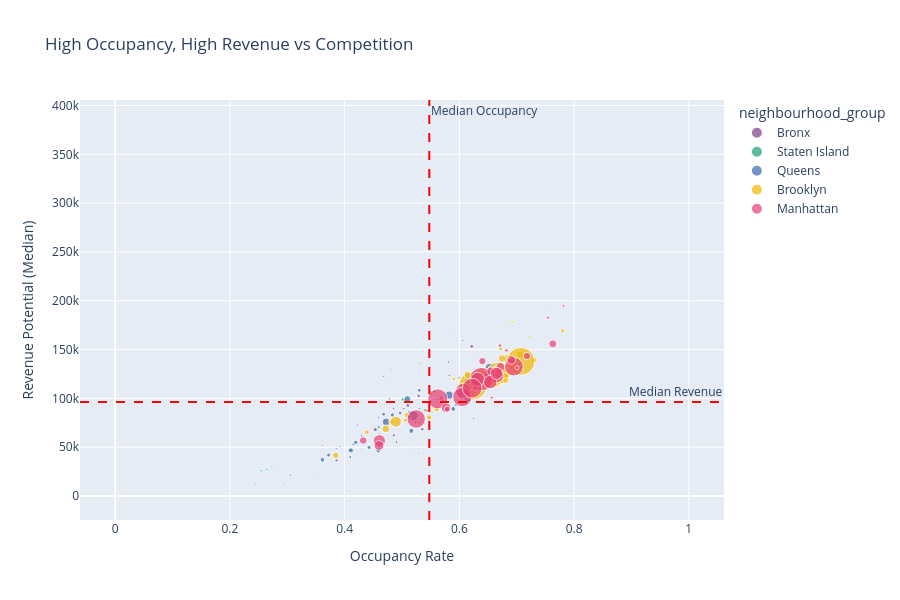

The notebook cell this image was saved under:
### Markdown cell above
# High revenue + High demand neighbourhoods

### Code cell
neighborhood_analysis = df.groupby('neighbourhood').agg({
    'price': 'median',
    'occupancy_rate': 'mean',
    'neighbourhood': 'count',
    'estimated_revenue': 'median',
    'number_of_reviews': 'mean',
    'neighbourhood_group': 'first'
}).rename(columns={'neighbourhood': 'listing_count'})

neighborhood_analysis['revenue_per_listing'] = (
    neighborhood_analysis['estimated_revenue'] / neighborhood_analysis['listing_count']
)

fig = px.scatter(
    neighborhood_analysis.reset_index(),
    x='occupancy_rate',         
    y='estimated_revenue',     
    size='listing_count',       
    color='neighbourhood_group',
    color_discrete_sequence=px.colors.qualitative.Bold,
    hover_name='neighbourhood',
    hover_data=['price', 'occupancy_rate', 'listing_count'],
    title='High Occupancy, High Revenue vs Competition',
    labels={
        'listing_count': 'Competition (Number of Listings)',
        'estimated_revenue': 'Revenue Potential (Median)',
        'price': 'Median Price',
        'occupancy_rate': 'Occupancy Rate'
    }
)

median_occupancy = neighborhood_analysis['occupancy_rate'].median()
median_revenue = neighborhood_analysis['estimated_revenue'].median()

fig.add_hline(
    y=median_revenue,
    line_dash="dash", line_color="red",
    annotation_text="Median Revenue"
)
fig.add_vline(
    x=median_occupancy,
    line_dash="dash", line_color="red",
    annotation_text="Median Occupancy"
)

fig.update_layout(height=600)
fig.show()


high_potential = neighborhood_analysis[
    (neighborhood_analysis['occupancy_rate'] > median_occupancy) &
    (neighborhood_analysis['estimated_revenue'] > median_revenue)
].copy()

median_competition = neighborhood_analysis['listing_count'].median()
high_potential = high_potential[
    high_potential['listing_count'] < median_competition
].copy()

import json
import requests
import plotly.express as px

geojson = requests.get(
    "https://gist.githubusercontent.com/ix4/ff7603f48283cf06fc4fb3dfb6a0635c/raw/3eae4056c9d4de99f0040b6bedbd9ba547e8d215/nyc.geojson"
).json()

for i, feature in enumerate(geojson["features"]):
    feature["id"] = str(i)

name_to_id = {
    feature["properties"]["neighborhood"]: feature["id"]
    for feature in geojson["features"]
}

high_potential["id"] = high_potential.index.map(name_to_id)

fig_map = px.choropleth_mapbox(
    high_potential,
    geojson=geojson,
    locations="id",
    color="estimated_revenue",
    hover_name=high_potential.index,
    hover_data={
        "listing_count": True,
        "estimated_revenue": True,
        "occupancy_rate": True
    },
    color_continuous_scale="plasma",
    mapbox_style="carto-positron",
    zoom=9.5,
    center={"lat": 40.7128, "lon": -73.96},
    opacity=0.8,
    labels={"estimated_revenue": "Estimated Revenue"}
)

fig_map.update_layout(
    height=700,
    title_text="High-Potential Neighborhoods (High Revenue, High Occupancy, Lower Competition)"
)
fig_map.show()
high_potential_neighborhoods = list(high_potential.index)

### Figure 1 — Plotly figure (JSON) as saved in the notebook; plotly's stock layout.template omitted (floating-point values rounded to 4 significant figures)
{"data": [{"customdata": [[630, 94], [387, 27], [682, 45], [613, 45], [414.5, 22], [689, 41], [612, 59], [603, 49], [278, 5], [705, 122], [426, 76], [928.5, 20], [601, 28], [684, 33], [675, 25], [720, 147], [674, 67], [614, 52], [532.5, 162], [714, 132], [643, 23], [725.5, 46], [798, 45], [658, 41], [593, 144], [595, 18], [579.5, 54], [746, 27], [691, 75], [736, 23], [650, 97], [773, 43], [611, 74], [551, 99], [937, 19], [598, 47], [681, 33], [215, 9], [669, 56], [399, 29], [351, 21], [658, 54], [532, 25], [634, 157], [405, 6], [554, 23], [603.5, 96], [684, 29]], "hovertemplate": "<b>%{hovertext}</b><br><br>neighbourhood_group=Bronx<br>Occupancy Rate=%{x}<br>Revenue Potential (Median)=%{y}<br>Competition (Number of Listings)=%{customdata[1]}<br>Median Price=%{customdata[0]}<extra></extra>", "hovertext": ["Allerton", "Baychester", "Belmont", "Bronxdale", "Castle Hill", "City Island", "Claremont Village", "Clason Point", "Co-op City", "Concourse", "Concourse Village", "East Morrisania", "Eastchester", "Edenwald", "Fieldston", "Fordham", "Highbridge", "Hunts Point", "Kingsbridge", "Longwood", "Melrose", "Morris Heights", "Morris Park", "Morrisania", "Mott Haven", "Mount Eden", "Mount Hope", "North Riverdale", "Norwood", "Olinville", "Parkchester", "Pelham Bay", "Pelham Gardens", "Port Morris", "Riverdale", "Schuylerville", "Soundview", "Spuyten Duyvil", "Throgs Neck", "Tremont", "Unionport", "University Heights", "Van Nest", "Wakefield", "West Farms", "Westchester Square", "Williamsbridge", "Woodlawn"], "legendgroup": "Bronx", "marker": {"color": "rgb(127, 60, 141)", "size": [94, 27, 45, 45, 22, 41, 59, 49, 5, 122, 76, 20, 28, 33, 25, 147, 67, 52, 162, 132, 23, 46, 45, 41, 144, 18, 54, 27, 75, 23, 97, 43, 74, 99, 19, 47, 33, 9, 56, 29, 21, 54, 25, 157, 6, 23, 96, 29], "sizemode": "area", "sizeref": 19.59, "symbol": "circle"}, "mode": "markers", "name": "Bronx", "orientation": "v", "showlegend": true, "type": "scatter", "x": [0.4857, 0.5116, 0.5075, 0.5302, 0.5731, 0.4806, 0.5033, 0.4222, 0.257, 0.5291, 0.5344, 0.3822, 0.2443, 0.3614, 0.5201, 0.6216, 0.5995, 0.3053, 0.568, 0.4967, 0.6328, 0.3853, 0.6065, 0.6248, 0.5103, 0.4788, 0.6225, 0.5371, 0.4904, 0.5612, 0.5477, 0.4673, 0.5501, 0.5241, 0.5932, 0.5319, 0.5872, 0.4177, 0.4853, 0.5537, 0.2668, 0.5824, 0.355, 0.4535, 0.2708, 0.5858, 0.3859, 0.7614], "xaxis": "x", "y": [62320.0, 48906, 96960, 89590, 109600.0, 129748, 89540, 72693, 27360, 102585, 78079, 51289, 12619, 51870, 93380, 153300, 121023, 21300, 100239, 85038, 119196, 48545, 159354, 79475, 92808, 66270, 117331, 137172, 55286, 168150, 71905, 122266, 107000.0, 75628, 168240, 136136, 138620, 29133, 89728, 86430, 25092, 123600.0, 23023, 67997, 32060.0, 130744, 36443, 192482], "yaxis": "y"}, {"customdata": [[889, 9], [629, 49], [429.5, 4], [613, 12], [335, 13], [1042, 1], [690, 39], [571, 60], [731, 13], [808, 7], [317, 10], [1024, 2], [509, 7], [454, 22], [619, 24], [613, 18], [557, 6], [917, 9], [127, 3], [594, 25], [957, 17], [703, 15], [1044, 4], [323, 11], [434.5, 18], [433, 14], [519, 24], [465.5, 8], [424.5, 44], [212, 5], [496.5, 14], [247, 3], [896, 21], [775, 9], [373.5, 16], [732, 124], [641, 63], [824, 7], [605.5, 106], [668, 13], [627, 59], [524, 5], [594, 3], [1025, 3]], "hovertemplate": "<b>%{hovertext}</b><br><br>neighbourhood_group=Staten Island<br>Occupancy Rate=%{x}<br>Revenue Potential (Median)=%{y}<br>Competition (Number of Listings)=%{customdata[1]}<br>Median Price=%{customdata[0]}<extra></extra>", "hovertext": ["Arden Heights", "Arrochar", "Bay Terrace, Staten Island", "Bull's Head", "Castleton Corners", "Chelsea, Staten Island", "Clifton", "Concord", "Dongan Hills", "Eltingville", "Emerson Hill", "Fort Wadsworth", "Graniteville", "Grant City", "Great Kills", "Grymes Hill", "Howland Hook", "Huguenot", "Lighthouse Hill", "Mariners Harbor", "Midland Beach", "New Brighton", "New Dorp", "New Dorp Beach", "New Springville", "Oakwood", "Port Richmond", "Prince's Bay", "Randall Manor", "Richmondtown", "Rosebank", "Rossville", "Shore Acres", "Silver Lake", "South Beach", "St. George", "Stapleton", "Todt Hill", "Tompkinsville", "Tottenville", "West Brighton", "Westerleigh", "Willowbrook", "Woodrow"], "legendgroup": "Staten Island", "marker": {"color": "rgb(17, 165, 121)", "size": [9, 49, 4, 12, 13, 1, 39, 60, 13, 7, 10, 2, 7, 22, 24, 18, 6, 9, 3, 25, 17, 15, 4, 11, 18, 14, 24, 8, 44, 5, 14, 3, 21, 9, 16, 124, 63, 7, 106, 13, 59, 5, 3, 3], "sizemode": "area", "sizeref": 19.59, "symbol": "circle"}, "mode": "markers", "name": "Staten Island", "orientation": "v", "showlegend": true, "type": "scatter", "x": [0.6024, 0.3916, 1, 0.6288, 0.5812, 0.5507, 0.4608, 0.2642, 0.4919, 0.3687, 0.7611, 0, 0.4622, 0.407, 0.6602, 0.6668, 0.3836, 0.4612, 0.7032, 0.4146, 0.2661, 0.6157, 0.9377, 0.4379, 0.6714, 0.6436, 0.4102, 0.5849, 0.2945, 0.6871, 0.5284, 0.6493, 0.5862, 0.5434, 0.4118, 0.5016, 0.478, 0.8348, 0.4596, 0.3311, 0.2547, 0.6784, 0.03288, 0.6712], "xaxis": "x", "y": [193440, 50600, 156800.0, 133176, 58804, 209442, 63875, 27144, 88400, 59792, 95417, 0, 50694, 49246, 145647, 154284, 32083, 124712, 37338, 44880, 28056, 130217, 381060, 100166, 113500.0, 107100.0, 35973, 86468, 11384, 66144, 85400.0, 75582, 229350, 153408, 21330.0, 98955, 99524, 124100, 70451, 57252, 25950, 92224, 8316, 316725], "yaxis": "y"}, {"customdata": [[676, 219], [645, 1851], [554.5, 8], [552, 121], [570.5, 40], [493.5, 30], [699, 26], [232, 9], [732, 119], [738, 78], [714, 48], [620.5, 160], [598, 684], [579, 22], [663, 478], [596, 32], [646, 521], [621, 77], [619, 972], [571, 300], [598, 96], [550.5, 2], [662.5, 138], [496, 43], [682, 10], [396.5, 50], [628, 439], [617.5, 604], [623.5, 48], [971, 21], [666, 83], [794, 66], [557, 64], [880.5, 8], [634, 1133], [550, 251], [557, 67], [813, 7], [734, 150], [638, 145], [601, 232], [507, 217], [661, 895], [641, 183], [593.5, 168], [530, 127], [589, 246], [623, 214], [611, 781], [679.5, 26], [609, 188], [639, 572]], "hovertemplate": "<b>%{hovertext}</b><br><br>neighbourhood_group=Queens<br>Occupancy Rate=%{x}<br>Revenue Potential (Median)=%{y}<br>Competition (Number of Listings)=%{customdata[1]}<br>Median Price=%{customdata[0]}<extra></extra>", "hovertext": ["Arverne", "Astoria", "Bay Terrace", "Bayside", "Bayswater", "Belle Harbor", "Bellerose", "Breezy Point", "Briarwood", "Cambria Heights", "College Point", "Corona", "Ditmars Steinway", "Douglaston", "East Elmhurst", "Edgemere", "Elmhurst", "Far Rockaway", "Flushing", "Forest Hills", "Fresh Meadows", "Glen Oaks", "Glendale", "Hollis", "Holliswood", "Howard Beach", "Jackson Heights", "Jamaica", "Jamaica Estates", "Jamaica Hills", "Kew Gardens", "Kew Gardens Hills", "Laurelton", "Little Neck", "Long Island City", "Maspeth", "Middle Village", "Neponsit", "Ozone Park", "Queens Village", "Rego Park", "Richmond Hill", "Ridgewood", "Rockaway Beach", "Rosedale", "South Ozone Park", "Springfield Gardens", "St. Albans", "Sunnyside", "Whitestone", "Woodhaven", "Woodside"], "legendgroup": "Queens", "marker": {"color": "rgb(57, 105, 172)", "size": [219, 1851, 8, 121, 40, 30, 26, 9, 119, 78, 48, 160, 684, 22, 478, 32, 521, 77, 972, 300, 96, 2, 138, 43, 10, 50, 439, 604, 48, 21, 83, 66, 64, 8, 1133, 251, 67, 7, 150, 145, 232, 217, 895, 183, 168, 127, 246, 214, 781, 26, 188, 572], "sizemode": "area", "sizeref": 19.59, "symbol": "circle"}, "mode": "markers", "name": "Queens", "orientation": "v", "showlegend": true, "type": "scatter", "x": [0.5133, 0.6147, 0.4127, 0.5353, 0.4272, 0.4366, 0.3743, 0.4874, 0.5152, 0.5611, 0.6762, 0.372, 0.5821, 0.4212, 0.5094, 0.2726, 0.6183, 0.5565, 0.5195, 0.6162, 0.5939, 0.005479, 0.53, 0.5474, 0.3847, 0.5294, 0.6025, 0.4723, 0.4592, 0.6027, 0.4099, 0.581, 0.4153, 0.6606, 0.6182, 0.5162, 0.4297, 0.3683, 0.5414, 0.468, 0.5892, 0.4587, 0.653, 0.4831, 0.4426, 0.4096, 0.411, 0.3613, 0.6151, 0.4955, 0.4194, 0.6263], "xaxis": "x", "y": [85305, 105963, 63291, 68448, 47140.0, 55342, 27550.0, 35941, 84832, 98700, 141053, 41970.0, 103249, 69856, 99240.0, 29795, 116490, 107254, 82130.0, 100000.0, 93556, 1232.0, 108293, 92040, 53649, 44040.0, 103376, 75920, 80370.0, 148224, 39856, 137228, 52740.0, 241000.0, 117895, 66722, 61500, 57050, 87780, 83790, 89220, 46512, 131054, 83025, 49800, 47515, 46640.0, 37050.0, 100740, 76728, 54960.0, 111629], "yaxis": "y"}, {"customdata": [[825, 47], [625, 297], [622, 7838], [569, 155], [517, 30], [608, 357], [569, 264], [660, 168], [556.5, 304], [684.5, 152], [638.5, 4896], [598, 397], [611, 472], [627, 1125], [623, 197], [765.5, 88], [719, 50], [619, 3216], [634, 329], [492, 70], [603, 174], [555, 25], [638, 1195], [609.5, 598], [665, 1272], [584, 214], [607.5, 932], [502, 119], [812, 3], [621, 491], [797, 138], [619, 2107], [626, 364], [698, 22], [603.5, 232], [774.5, 14], [378, 31], [575, 996], [671, 691], [666, 1151], [631, 177], [533, 20], [636, 365], [668.5, 562], [630, 854], [588, 70], [626, 7641], [542, 325]], "hovertemplate": "<b>%{hovertext}</b><br><br>neighbourhood_group=Brooklyn<br>Occupancy Rate=%{x}<br>Revenue Potential (Median)=%{y}<br>Competition (Number of Listings)=%{customdata[1]}<br>Median Price=%{customdata[0]}<extra></extra>", "hovertext": ["Bath Beach", "Bay Ridge", "Bedford-Stuyvesant", "Bensonhurst", "Bergen Beach", "Boerum Hill", "Borough Park", "Brighton Beach", "Brooklyn Heights", "Brownsville", "Bushwick", "Canarsie", "Carroll Gardens", "Clinton Hill", "Cobble Hill", "Columbia St", "Coney Island", "Crown Heights", "Cypress Hills", "DUMBO", "Downtown Brooklyn", "Dyker Heights", "East Flatbush", "East New York", "Flatbush", "Flatlands", "Fort Greene", "Fort Hamilton", "Gerritsen Beach", "Gowanus", "Gravesend", "Greenpoint", "Kensington", "Manhattan Beach", "Midwood", "Mill Basin", "Navy Yard", "Park Slope", "Prospect Heights", "Prospect-Lefferts Gardens", "Red Hook", "Sea Gate", "Sheepshead Bay", "South Slope", "Sunset Park", "Vinegar Hill", "Williamsburg", "Windsor Terrace"], "legendgroup": "Brooklyn", "marker": {"color": "rgb(242, 183, 1)", "size": [47, 297, 7838, 155, 30, 357, 264, 168, 304, 152, 4896, 397, 472, 1125, 197, 88, 50, 3216, 329, 70, 174, 25, 1195, 598, 1272, 214, 932, 119, 3, 491, 138, 2107, 364, 22, 232, 14, 31, 996, 691, 1151, 177, 20, 365, 562, 854, 70, 7641, 325], "sizemode": "area", "sizeref": 19.59, "symbol": "circle"}, "mode": "markers", "name": "Brooklyn", "orientation": "v", "showlegend": true, "type": "scatter", "x": [0.4485, 0.5475, 0.6232, 0.5297, 0.5536, 0.6829, 0.4813, 0.5059, 0.731, 0.5907, 0.6669, 0.3846, 0.7058, 0.6649, 0.6719, 0.692, 0.5456, 0.6542, 0.5086, 0.6625, 0.7798, 0.5108, 0.4893, 0.4718, 0.6475, 0.4388, 0.6795, 0.5441, 0.5151, 0.6145, 0.5511, 0.6903, 0.6802, 0.4387, 0.7015, 0.2894, 0.8179, 0.6622, 0.6835, 0.6557, 0.657, 0.6042, 0.5605, 0.6743, 0.6373, 0.7223, 0.7072, 0.6808], "xaxis": "x", "y": [51842, 80385, 112800.0, 74932, 78052, 138320, 75920, 77537, 139000.0, 119800.0, 125560, 41615, 144800.0, 128115, 150775, 178396, 124224, 119700.0, 82688, 114000.0, 169150, 66619, 76140, 68770.0, 124465, 65395, 124400.0, 87480, 221760, 123900, 104700.0, 131217, 129108, 139349, 126290, 24883, 118250, 116600, 140553, 126500, 116640, 102276, 89358, 140900.0, 126024, 163100.0, 137946, 118342], "yaxis": "y"}, {"customdata": [[573, 117], [628, 2251], [633, 773], [630, 106], [615, 2279], [615, 3424], [631.5, 1474], [546, 155], [613.5, 686], [642, 732], [621, 5366], [618, 3927], [685, 541], [625.5, 908], [616, 276], [634, 1910], [369.5, 28], [609, 3329], [615, 621], [614.5, 948], [702.5, 136], [646, 521], [643, 157], [619.5, 676], [671, 83], [635, 564], [641, 341], [549, 131], [630, 3622], [620, 3807], [596, 1751], [651, 1463]], "hovertemplate": "<b>%{hovertext}</b><br><br>neighbourhood_group=Manhattan<br>Occupancy Rate=%{x}<br>Revenue Potential (Median)=%{y}<br>Competition (Number of Listings)=%{customdata[1]}<br>Median Price=%{customdata[0]}<extra></extra>", "hovertext": ["Battery Park City", "Chelsea", "Chinatown", "Civic Center", "East Harlem", "East Village", "Financial District", "Flatiron District", "Gramercy", "Greenwich Village", "Harlem", "Hell's Kitchen", "Inwood", "Kips Bay", "Little Italy", "Lower East Side", "Marble Hill", "Midtown", "Morningside Heights", "Murray Hill", "NoHo", "Nolita", "Roosevelt Island", "SoHo", "Stuyvesant Town", "Theater District", "Tribeca", "Two Bridges", "Upper East Side", "Upper West Side", "Washington Heights", "West Village"], "legendgroup": "Manhattan", "marker": {"color": "rgb(231, 63, 116)", "size": [117, 2251, 773, 106, 2279, 3424, 1474, 155, 686, 732, 5366, 3927, 541, 908, 276, 1910, 28, 3329, 621, 948, 136, 521, 157, 676, 83, 564, 341, 131, 3622, 3807, 1751, 1463], "sizemode": "area", "sizeref": 19.59, "symbol": "circle"}, "mode": "markers", "name": "Manhattan", "orientation": "v", "showlegend": true, "type": "scatter", "x": [0.6565, 0.6066, 0.6718, 0.7542, 0.6642, 0.6952, 0.4605, 0.5128, 0.6499, 0.6907, 0.6383, 0.5623, 0.6401, 0.577, 0.6273, 0.6319, 0.4659, 0.5248, 0.7629, 0.4599, 0.6709, 0.7178, 0.7004, 0.6549, 0.7814, 0.4324, 0.5787, 0.682, 0.605, 0.6223, 0.6538, 0.6648], "xaxis": "x", "y": [100740, 107735, 132130, 182600.0, 123580, 132500.0, 56575, 80665, 124965, 139360, 119720, 99500, 138182, 90387, 110594, 119493, 49344, 78936, 155855, 51750.0, 154164, 143360, 131410, 127959, 194733, 56822, 89060, 149124, 101400.0, 110400, 116645, 125560], "yaxis": "y"}], "layout": {"annotations": [{"showarrow": false, "text": "Median Revenue", "x": 1, "xanchor": "right", "xref": "x domain", "y": 96190.0, "yanchor": "bottom", "yref": "y"}, {"showarrow": false, "text": "Median Occupancy", "x": 0.5476, "xanchor": "left", "xref": "x", "y": 1, "yanchor": "top", "yref": "y domain"}], "height": 600, "legend": {"itemsizing": "constant", "title": {"text": "neighbourhood_group"}, "tracegroupgap": 0}, "shapes": [{"line": {"color": "red", "dash": "dash"}, "type": "line", "x0": 0, "x1": 1, "xref": "x domain", "y0": 96190.0, "y1": 96190.0, "yref": "y"}, {"line": {"color": "red", "dash": "dash"}, "type": "line", "x0": 0.5476, "x1": 0.5476, "xref": "x", "y0": 0, "y1": 1, "yref": "y domain"}], "title": {"text": "High Occupancy, High Revenue vs Competition"}, "xaxis": {"anchor": "y", "domain": [0, 1], "title": {"text": "Occupancy Rate"}}, "yaxis": {"anchor": "x", "domain": [0, 1], "title": {"text": "Revenue Potential (Median)"}}}}
